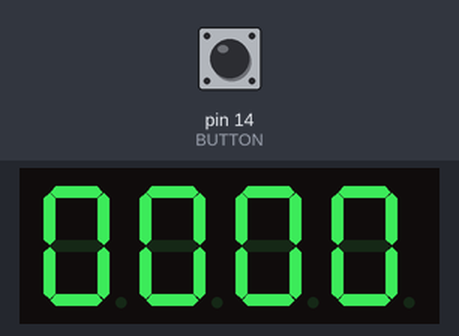
Recording of a sketch running on a simulated Arduino Uno, built with avr-gcc and run on an emulated ATmega328P. On the bench: 4-digit seven-segment display. Wiring (inferred from the names in the program): 4-digit 7-segment display, segments lit when LOW: segments pin 9, pin 13, pin 4, pin 6, pin 7, pin 10, pin 3, pin 5; digit selects pin 2, pin 12, pin 11, pin 8. The inputs (shaded band) are chosen by the test bench; at power-on: pin 14 (BUTTON) LOW. The segment pins are drawn as the display they are named for.

Above: at 1.2 s.
1.3 s: pin 14 (BUTTON) pulled HIGH for 1 s
At 3.5 s:
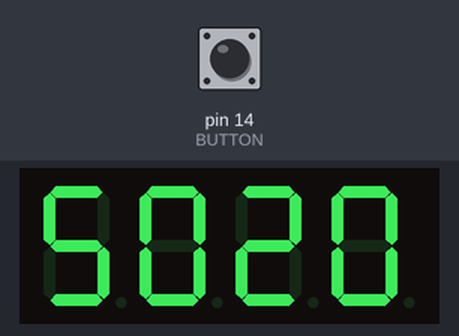
3.8 s: pin 14 (BUTTON) pulled HIGH for 0.15 s
At 5.1 s:
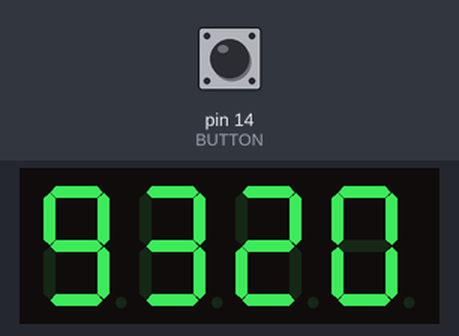
5.4 s: pin 14 (BUTTON) pulled HIGH for 0.15 s
At 6.3 s:
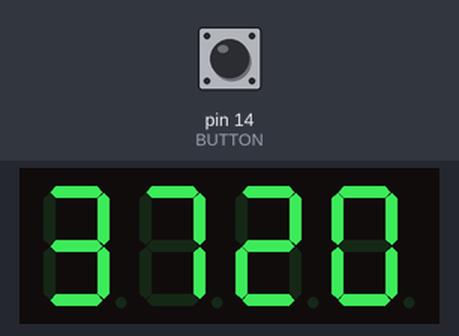
7.0 s: pin 14 (BUTTON) pulled HIGH for 1 s
At 9.2 s:
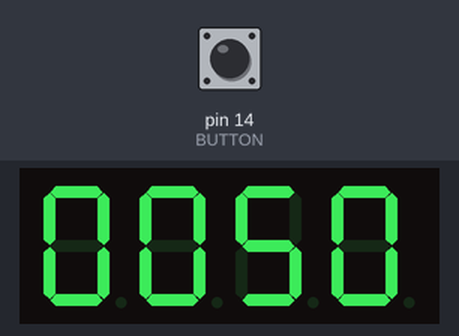
Timing chart, 0 to 10.5 s (numbered marks = the images above; inputs shaded):
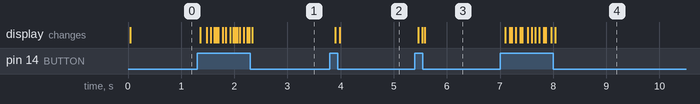

Measured:
- after the input at 1.3 s, the display: first changes after 0.06 s (image 1 shows a later state)
- after the input at 3.8 s, the display: first changes after 0.10 s (image 2 shows a later state)
- after the input at 5.4 s, the display: first changes after 0.06 s (image 3 shows a later state)
- after the input at 7.0 s, the display: first changes after 0.10 s (image 4 shows a later state)

The sketch:

exp_12_01.ino
```cpp
// Лаборатория электроники и программирования
// Эксперимент 12
// Матрица 4-разрядная из 7-сегментных индикаторов
// Секундомер с точностью 0.1 сек
//

// список выводов Arduino для подключения к разрядам a-g
// семисегментного индикатора
int pins[8]={9,13,4,6,7,10,3,5};
// значения для вывода цифр 0-9
byte numbers[10] = { B11111100, B01100000, B11011010,
B11110010, B01100110, B10110110,
B10111110, B11100000, B11111110,
B11110110};
// переменная для хранения и обработки текущего значения
// семисегментного индикатора
int number=0;
int number1=0;
int number2=0;
// список выводов Arduino для выбора матрицы 0-3
int pindigits[4]={2,12,11,8};
// переменная для хранения текущего разряда
int digit=0;
// для отмеривания 100 мс
unsigned long millis1=0;
// режим 1 - секундомер работает
int mode=0;
// Контакт 14(A0) для подключения кнопки
const int BUTTON=14;
// Переменная для сохранения текущего состояния кнопки
int tekButton = LOW;
// Переменная для сохранения предыдущего состояния кнопки
int prevButton = LOW;

void setup() {
   // Сконфигурировать контакт кнопки как вход
   pinMode (BUTTON, INPUT);
   // Сконфигурировать контакты как выходы
   for(int i=0;i<8;i++)
      pinMode(pins[i],OUTPUT);
   // выключить все контакты выбора матриц
   for(int i=0;i<4;i++) {
      pinMode(pindigits[i],OUTPUT);
      digitalWrite(pindigits[i],HIGH);
   }
}
int current = 0;
void loop() {
   tekButton = debounce(prevButton);
   // если нажатие...
   if (tekButton == HIGH) {
      // изменение режима


     current = millis();
     if(current-millis1>=100) {
        millis1=millis1+current;
        number=number+1;
        if(number==10000)
           number=0;
     }
     number1=number;

     for(int i=0;i<4;i++) {
       for(int j=0;j<4;j++)
         digitalWrite(pindigits[j],LOW);

        number2=number1%10;
        number1=number1/10;
        setNumber(number2,i);

        digitalWrite(pindigits[i],HIGH);
        delay(1);

     }
  } else {
     number1=number;
     for(int i=0;i<4;i++) {
       for(int j=0;j<4;j++)
         digitalWrite(pindigits[j],LOW);

        number2=number1%10;
        number1=number1/10;
        setNumber(number2,i);

        digitalWrite(pindigits[i],HIGH);
        delay(1);

     }
  }
}
// функция вывода цифры на семисегментный индикатор
void setNumber(int num,int dig) {
   for(int i=0;i<8;i++) {
      if(bitRead(numbers[num],7-i)==HIGH) // зажечь сегмент
         digitalWrite(pins[i],LOW);
      else // потушить сегмент
         digitalWrite(pins[i],HIGH);
   }
   if(dig==1) // десятичная точка для второго разряда
      digitalWrite(pins[7],HIGH);
}
// Функция сглаживания дребезга. Принимает в качестве
// аргумента предыдущее состояние кнопки и выдает фактическое.
boolean debounce(boolean last) {
   // Считать состояние кнопки, если изменилось...
   boolean current = digitalRead(BUTTON);
   return current;
   if (last != current) {
      delay(5); // ждем 5 мс
      // считываем состояние кнопки
      current = digitalRead(BUTTON);
      // возвращаем состояние кнопки
      return current;
   }
}
```
